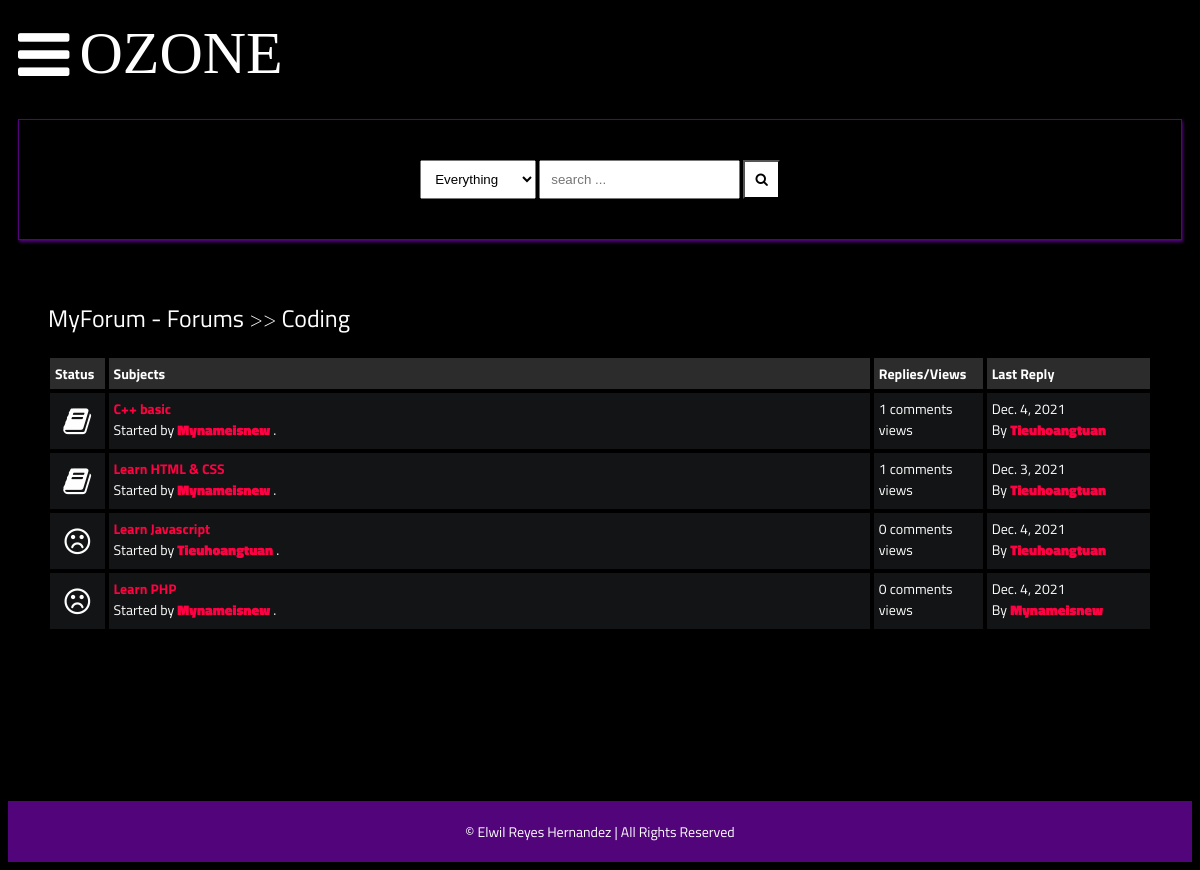
Page /posts/coding/ on the committed database.
### main/models.py (models this page shows, shortened)
class Category(models.Model):
    title = models.CharField(max_length=50)
    slug = models.SlugField(max_length=400, unique=True, blank=True)
    description = models.TextField(default="description")
    class Meta:
        verbose_name_plural = "categories"
    def get_url(self):
        return reverse("posts", kwargs={
            "slug":self.slug
        })

class Post(models.Model):
    title = models.CharField(max_length=400)
    slug = models.SlugField(max_length=400, unique=True, blank=True)
    user = models.ForeignKey(Author, on_delete=models.CASCADE)
    content = HTMLField()
    categories = models.ManyToManyField(Category)
    date = models.DateTimeField(auto_now_add=True)
    approved = models.BooleanField(default=False)
    hit_count_generic = GenericRelation(HitCount, object_id_field='object_pk',
        related_query_name='hit_count_generic_relation'
    )
    tags = TaggableManager()
    comments = models.ManyToManyField(Comment, blank=True)
    closed = models.BooleanField(default=False)
    state = models.CharField(max_length=40, default="zero")
    def get_url(self):
        return reverse("detail", kwargs={
            "slug":self.slug
        })
    @property
    def num_comments(self):
        return self.comments.count()
    @property
    def last_reply(self):
        return self.comments.latest("date")

class Author(models.Model):
    user = models.ForeignKey(User, on_delete=models.CASCADE)
    fullname = models.CharField(max_length=40, blank=True)
    slug = slug = models.SlugField(max_length=400, unique=True, blank=True)
    bio = HTMLField()
    points = models.IntegerField(default=0)
    profile_pic = ResizedImageField(size=[50, 80], quality=100, upload_to="authors", default=None, null=True, blank=True)

class Comment(models.Model):
    user = models.ForeignKey(Author, on_delete=models.CASCADE)
    content = models.TextField()
    date = models.DateTimeField(auto_now_add=True)
    replies = models.ManyToManyField(Reply, blank=True)

### main/views.py (the view)
# urls.py: path("posts/<slug>/", posts, name="posts"),
def posts(request, slug):
    category = get_object_or_404(Category, slug=slug)
    posts = Post.objects.filter(approved=True, categories=category)
    paginator = Paginator(posts, 5)
    page = request.GET.get("page")
    try:
        posts = paginator.page(page)
    except PageNotAnInteger:
        posts = paginator.page(1)
    except EmptyPage:
        posts = paginator.page(paginator.num_pages)
    context = {
        "posts":posts,
        "forum": category,
        "title": "OZONE: Posts"
    }
    return render(request, "posts.html", context)

### main/context_processors.py (called while the page is built, shortened)
def searchFunction(request):
    search_context = {}
    posts = Post.objects.all()
    return search_context

### templates/posts.html (shortened to what this page needs)
{% extends 'base.html' %}
{% load hitcount_tags %}
{% block content %}
    <div class="container">
        <div class="navigate">
            <span><a href="{% url 'home' %}">MyForum - Forums</a> >> <a href="{{forum.get_url}}">{{forum.title}}</a></span>
        </div>
        {% if posts %}
            <div class="posts-table">
                <div class="table-head">
                    <div class="status">Status</div>
                    <div class="subjects">Subjects</div>
                    <div class="replies">Replies/Views</div>
                    <div class="last-reply">Last Reply</div>
                </div>
                {% for post in posts %}
                <div class="table-row">
                    {% if post.closed == True %}
                    <div class="status"><i class="fa fa-lock"></i></div>
                    {% elif post.num_comments == 0 %}
                    <div class="status"><i class="fa fa-frown-o"></i></div>
                    {% elif post.num_comments > 0 and post.num_comments < 2 %}
                    <div class="status"><i class="fa fa-book"></i></div>
                    {% elif post.num_comments > 2 and post.num_comments < 4 %}
                    <div class="status"><i class="fa fa-rocket"></i></div>
                    {% elif post.num_comments >= 4 %}
                    <div class="status"><i class="fa fa-fire"></i></div>
                    {% endif %}
                    <div class="subjects">
                        <a href="{{post.get_url}}">{{post.title}}</a>
                        <br>
                        <span>Started by <b><a href="">{{post.user.fullname|title}}</a></b> .</span>
                    </div>
                    <div class="replies">
                        {{post.num_comments}} comments <br> {% get_hit_count for post %} views
                    </div>
                    {% if post.last_reply %}
                    <div class="last-reply">
                        {{post.last_reply.date|date}}
                        <br>By <b><a href="">{{post.last_reply.user.fullname|title}}</a></b>
                    </div>
                    {% else %}
                    <div class="last-reply">
                        {{post.date|date}}
                        <br>By <b><a href="">{{post.user.fullname|title}}</a></b>
                    </div>
                    {% endif %}
                </div>
                {% endfor %}
            {% else %}
            <div class="subforum-title">
                <h1><i class="fa fa-frown-o"></i>&nbsp;you have no posts yet.</h1>
            </div>
            {% endif %}
        </div>
    </div>
    {% endblock content %}

### static/style.css (style rules this page uses)
* { box-sizing: border-box; }
html { font-size: 14px; font-family: 'Titillium Web', sans-serif; background-color:rgb(0,0,0); color:#FEFEFE; }
a { color:#FF0042; font-weight: bolder; text-decoration: none; }
.container { margin: 20px; padding: 20px; }
.table-head { display: flex; }
.table-head div { padding: 5px; margin: 2px; background-color: #2C2C2C; font-weight: bold; }
.table-head .status { flex: 5%; }
.table-head .subjects { flex: 70%; }
.table-head .replies { flex: 10%; }
.table-head .last-reply { flex: 15%; }
.table-row { display: flex; }
.table-row .status, .table-row .subjects, .table-row .replies, .table-row .last-reply { padding: 5px; margin: 2px; background-color: #131415; }
.table-row .status { flex: 5%; font-size: 30px; text-align: center; }
.table-row .subjects { flex: 70%; }
.table-row .replies { flex: 10%; }
.table-row .last-reply { flex: 15%; }
.navigate { margin-block: 20px; font-weight: lighter; font-size: 24px; }
.navigate a { color: #fff; }

### rows in the picture
Category: title "Coding"
Post: closed False (drawn), title "C++ basic", user.fullname "Mynameisnew", num_comments "1", last_reply "Dec. 4, 2021", last_reply.user.fullname "Tieuhoangtuan"
Post: closed False (drawn), title "Learn HTML & CSS", user.fullname "Mynameisnew", num_comments "1", last_reply "Dec. 3, 2021", last_reply.user.fullname "Tieuhoangtuan"
Post: closed False (drawn), title "Learn Javascript", user.fullname "Tieuhoangtuan", num_comments "0", date "Dec. 4, 2021"
Post: closed False (drawn), title "Learn PHP", user.fullname "Mynameisnew", num_comments "0", date "Dec. 4, 2021"
